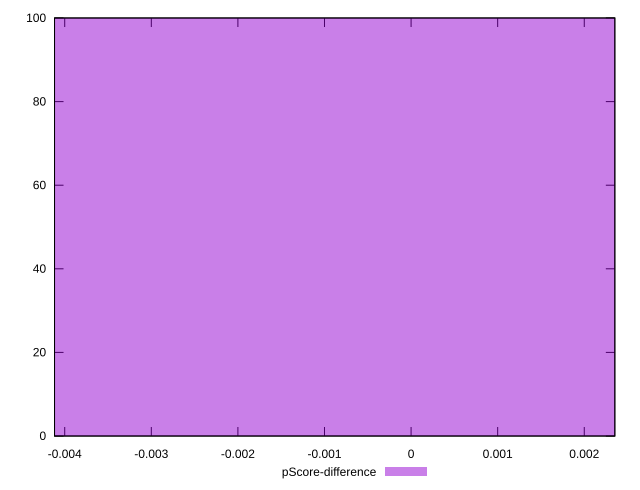

Reproduce this figure in gnuplot.
reset

$pScoreDifference <<EOF
0 100
EOF

set key outside below
set boxwidth 0.1
set xrange [-0.0041176470588235505:0.0023529411764705577]
set yrange [0:100]
set trange [0:100]
set style fill transparent solid 0.5 noborder
set terminal svg size 640, 490 enhanced background rgb 'white'
set output "reprap/uses-http2/samples/pages/pScore-difference/histogram.svg"

plot $pScoreDifference title "pScore-difference" with boxes

reset
